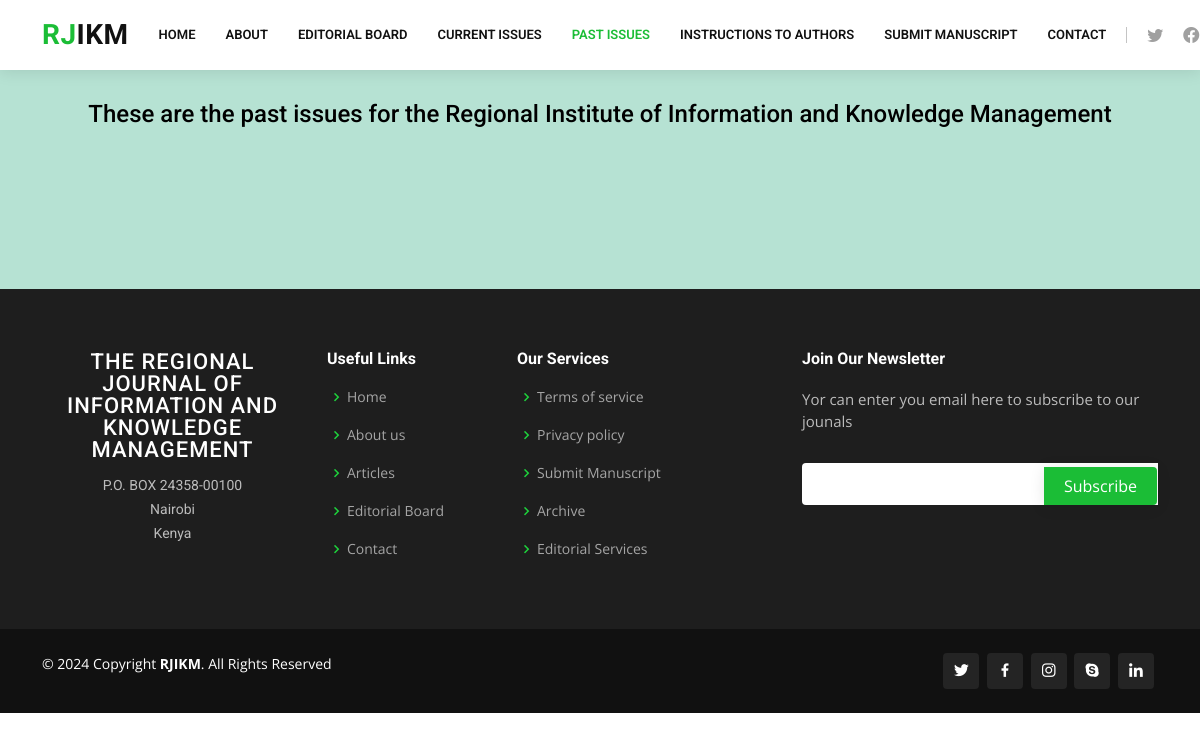
The page /archives/ on the database as committed earlier.
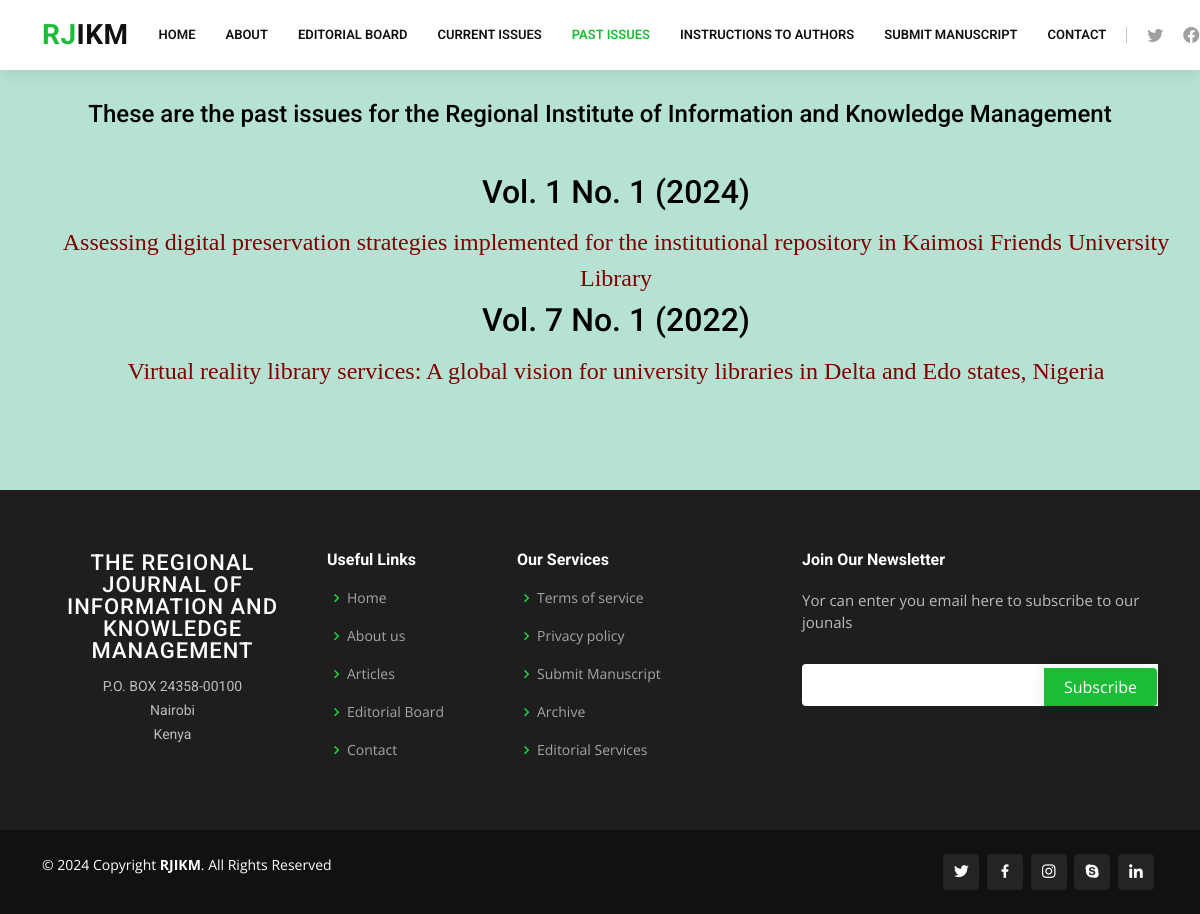
The same page on the database as committed later.
### rjikm/models.py (models this page shows, shortened)
class Article(models.Model):
    title = models.CharField(max_length=400, default='Untitled')
    volume = models.IntegerField(default=1)
    number = models.IntegerField(default=1)
    year = models.IntegerField(default=2022)
    authors = models.ManyToManyField(Author, related_name='articles')
    abstract_title = models.CharField(max_length=100, default='Abstract')
    abstract = models.TextField(default='No abstract provided')
    keyword_title = models.CharField(max_length=100, default="Keyword")
    keywords = models.CharField(max_length=200, default='None')
    pdf_doc = models.FileField(upload_to='rjikm/uploads/', default='Untitled')
    is_archived = models.BooleanField(default=False)
    def display_authors(self):
        return ', '.join(author.name for author in self.authors.all())
    display_authors.short_description = 'Authors'

### rjikm/views.py (the view)
# urls.py: path('archives/', views.archived_articles, name='archived_articles'),
def archived_articles(request):
    articles = Article.objects.filter(is_archived=True).order_by('-year', '-volume', '-number')
    return render(request, 'rjikm/archived_articles.html', {'articles': articles})

### rjikm/templates/rjikm/archived_articles.html
{% extends "rjikm/layoutarchive.html" %}
{% block body %}
    <section style="background-color: #B6E2D3; margin:0px 0px 0px 0px; padding: 100px 0px 80px;">
        <div style=" text-align:center; color: black; font-family: Times New Roman, Times, serif; font-size: 24px;">
            <h4>These are the past issues for the Regional Institute of Information and Knowledge Management</h4>
            <br />
            <ul style="display: inline-block; text-align: center; list-style: none;">
                {% for article in articles %}
                <h2 style="text-align:center;">Vol. {{article.volume }} No. {{article.number}} ({{article.year}})</h2>
                    <li style="padding: 5px;">
                        <a href="{% url 'article_view' article.id %}" style="text-align: left; color: maroon;" target="_blank">
                        {{ article.title }}</a></li>
                {% endfor %}
            </ul>
        </div>
    </section>
{% endblock %}

### rjikm/templates/rjikm/layoutarchive.html (shortened to what this page needs)
{% load static %}
<!DOCTYPE html>
<html lang="en">
<head>
  <link href="{% static 'vendor/animate.css/animate.min.css' %}" rel="stylesheet">
  <link href="{% static 'vendor/aos/aos.css' %}" rel="stylesheet">
  <link href="{% static 'vendor/bootstrap/css/bootstrap.min.css' %}" rel="stylesheet">
  <link href="{% static 'vendor/bootstrap-icons/bootstrap-icons.css' %}" rel="stylesheet">
  <link href="{% static 'vendor/boxicons/css/boxicons.min.css' %}" rel="stylesheet">
  <link href="{% static 'vendor/glightbox/css/glightbox.min.css' %}" rel="stylesheet">
  <link href="{% static 'vendor/remixicon/remixicon.css' %}" rel="stylesheet">
  <link href="{% static 'vendor/swiper/swiper-bundle.min.css' %}" rel="stylesheet">
    <link href="{% static 'rjikm/style.css' %}" rel="stylesheet">
</head>
<body>
 <header id="header" class="fixed-top">
    <div class="container d-flex align-items-center">
      <h1 class="logo me-auto"><a href="{% url 'index' %}"><span>RJ</span>IKM</a></h1>
      <nav id="navbar" class="navbar order-last order-lg-0">
        <ul>
          <li><a href="{% url 'index' %}" >Home</a></li>
          <li class="dropdown"><a href="{% url 'about' %}"><span>About</span></a>
          <li><a href="{% url 'editorial' %}">Editorial Board</a></li>
          <li><a href="{% url 'current_articles' %}" >Current Issues</a></li>
          <li><a href="{% url 'archived_articles' %}" class="active">Past Issues</a></li>
          <li><a href="{% url 'authorInstructions' %}"> Instructions to Authors</a></li>
          <li><a href="{% url 'login' %}">Submit Manuscript</a></li>
          <li><a href="{% url 'contact' %}">Contact</a></li>
        </ul>
      </nav>
      <div class="header-social-links d-flex">
        <a href="#" class="twitter"><i class="bu bi-twitter"></i></a>
        <a href="#" class="facebook"><i class="bu bi-facebook"></i></a>
      </div>
    </div>
  </header>
      {% block body %}
      {% endblock %}
<footer id="footer">
    <div class="footer-top">
      <div class="container">
        <div class="row">
          <div class="col-lg-3 col-md-6 footer-contact">
            <h3 style="text-align: center;">The Regional Journal of Information and Knowledge Management</h3>
            <p style="text-align: center;">
              P.O. BOX 24358-00100 <br>
              Nairobi<br>
               Kenya <br><br>
            </p>
          </div>
          <div class="col-lg-2 col-md-6 footer-links">
            <h4>Useful Links</h4>
            <ul>
              <li><i class="bx bx-chevron-right"></i> <a href="{% url 'index' %}">Home</a></li>
              <li><i class="bx bx-chevron-right"></i> <a href="{% url 'about' %}">About us</a></li>
              <li><i class="bx bx-chevron-right"></i> <a href="{% url 'articles' %}">Articles</a></li>
              <li><i class="bx bx-chevron-right"></i> <a href="{% url 'editorial' %}">Editorial Board</a></li>
              <li><i class="bx bx-chevron-right"></i> <a href="{% url 'contact' %}">Contact</a></li>
            </ul>
          </div>
          <div class="col-lg-3 col-md-6 footer-links">
            <h4>Our Services</h4>
            <ul>
             <li><i class="bx bx-chevron-right"></i> <a href="{% url 'authorInstructions' %}">Terms of service</a></li>
              <li><i class="bx bx-chevron-right"></i> <a href="{% url 'contact' %}">Privacy policy</a></li>
              <li><i class="bx bx-chevron-right"></i> <a href="{% url 'submit' %}">Submit Manuscript</a></li>
              <li><i class="bx bx-chevron-right"></i> <a href="#">Archive</a></li>
              <li><i class="bx bx-chevron-right"></i> <a href="{% url 'editorial' %}">Editorial Services</a></li>
            </ul>
          </div>
          <div class="col-lg-4 col-md-6 footer-newsletter">
            <h4>Join Our Newsletter</h4>
            <p>Yor can enter you email here to subscribe to our jounals</p>
            <form action="" method="post">
              <input type="email" name="email"><input type="submit" value="Subscribe">
            </form>
          </div>
        </div>
      </div>
    </div>
    <div class="container d-md-flex py-4">
      <div class="me-md-auto text-center text-md-start">
        <div class="copyright">
          &copy; <script>document.write(new Date().getFullYear());</script> Copyright <strong><span>RJIKM</span></strong>. All Rights Reserved
        </div>
        <div class="credits">
        </div>
      </div>
      <div class="social-links text-center text-md-right pt-3 pt-md-0">
        <a href="#" class="twitter"><i class="bx bxl-twitter"></i></a>
        <a href="#" class="facebook"><i class="bx bxl-facebook"></i></a>
        <a href="#" class="instagram"><i class="bx bxl-instagram"></i></a>
        <a href="#" class="google-plus"><i class="bx bxl-skype"></i></a>
        <a href="#" class="linkedin"><i class="bx bxl-linkedin"></i></a>
      </div>
    </div>
  </footer>
</body>
</html>

### rjikm/static/rjikm/style.css (style rules this page uses)
body { font-family: "Open Sans", sans-serif; color: #4d4643; }
a { color: #1bbd36; text-decoration: none; }
h1, h2, h3, h4, h5, h6 { font-family: "Roboto", sans-serif; }
input[type=submit] { background-color: #04AA6D; border: none; color: #ffffff; text-decoration: none; padding: 20px 20px; margin: 4px 5px 0px 100px; cursor: pointer; }
#header { background: white; transition: all 0.5s; z-index: 997; padding: 15px 0; box-shadow: 0px 2px 15px rgba(0, 0, 0, 0.1); }
#header .logo { font-size: 28px; margin: 0; padding: 0; line-height: 1; font-weight: 700; letter-spacing: 0.5px; text-transform: uppercase; }
#header .logo a { color: #111; }
#header .logo a span { color: #1bbd36; }
.header-social-links { margin-left: 20px; border-left: 1px solid #c4c4c4; }
.header-social-links a { color: #a0a0a0; display: inline-block; line-height: 0px; transition: 0.3s; padding-left: 20px; }
.header-social-links a i { line-height: 0; }
.navbar { padding: 0; }
.navbar ul { margin: 0; padding: 0; display: flex; list-style: none; align-items: center; }
.navbar li { position: relative; }
.navbar a, .navbar a:focus { display: flex; align-items: center; justify-content: space-between; padding: 10px 0 10px 30px; font-family: "Roboto", sans-serif; font-size: 13px; font-weight: 600; color: #111; white-space: nowrap; text-transform: uppercase; transition: 0.3s; }
.navbar a:hover, .navbar .active, .navbar .active:focus, .navbar li:hover>a { color: #1bbd36; }
section { padding: 60px 0; overflow: hidden; }
#footer { color: #fff; font-size: 14px; background: #111; }
#footer .footer-top { padding: 60px 0 30px 0; background: #1e1e1e; }
#footer .footer-top .footer-contact { margin-bottom: 30px; }
#footer .footer-top .footer-contact h3 { font-size: 22px; margin: 0 0 10px 0; padding: 2px 0 2px 0; line-height: 1; font-weight: 500; letter-spacing: 1px; text-transform: uppercase; color: #fff; }
#footer .footer-top .footer-contact p { font-size: 14px; line-height: 24px; margin-bottom: 0; font-family: "Roboto", sans-serif; color: rgba(255, 255, 255, 0.7); }
#footer .footer-top h4 { font-size: 16px; font-weight: bold; color: #fff; position: relative; padding-bottom: 12px; }
#footer .footer-top .footer-links { margin-bottom: 30px; }
#footer .footer-top .footer-links ul { list-style: none; padding: 0; margin: 0; }
#footer .footer-top .footer-links ul i { padding-right: 2px; color: #1ed33c; font-size: 18px; line-height: 1; }
#footer .footer-top .footer-links ul li { padding: 10px 0; display: flex; align-items: center; }
#footer .footer-top .footer-links ul li:first-child { padding-top: 0; }
#footer .footer-top .footer-links ul a { color: rgba(255, 255, 255, 0.6); transition: 0.3s; display: inline-block; line-height: 1; }
#footer .footer-newsletter { font-size: 15px; color: rgba(255, 255, 255, 0.7); }
#footer .footer-newsletter h4 { font-size: 16px; font-weight: bold; color: #fff; position: relative; padding-bottom: 12px; }
#footer .footer-newsletter form { margin-top: 30px; background: #fff; padding: 6px 10px; position: relative; border-radius: 4px 0 0 4px; text-align: left; }
#footer .footer-newsletter form input[type=email] { border: 0; padding: 4px 8px; width: calc(100% - 100px); }
#footer .footer-newsletter form input[type=submit] { position: absolute; top: 0; right: -4px; bottom: 0; border: 0; background: none; font-size: 16px; padding: 0 20px; background: #1bbd36; color: #fff; transition: 0.3s; border-radius: 0 4px 4px 0; box-shadow: 0px 2px 15px rgba(0, 0, 0, 0.1); }
#footer .credits { padding-top: 5px; font-size: 13px; color: #fff; }
#footer .social-links a { font-size: 18px; display: inline-block; background: rgba(255, 255, 255, 0.08); color: #fff; line-height: 1; padding: 8px 0; margin-right: 4px; border-radius: 4px; text-align: center; width: 36px; height: 36px; transition: 0.3s; }

Rows that differ between the two databases and show on the page:
now on this page (row edited): Article: volume "1", number "1", year "2024", title "Assessing digital preservation strategies implemented for the institutional repository in Kaimosi Friends University Library"
added Article: volume "7", number "1", year "2022", title "Virtual reality library services: A global vision for university libraries in Delta and Edo states, Nigeria"
